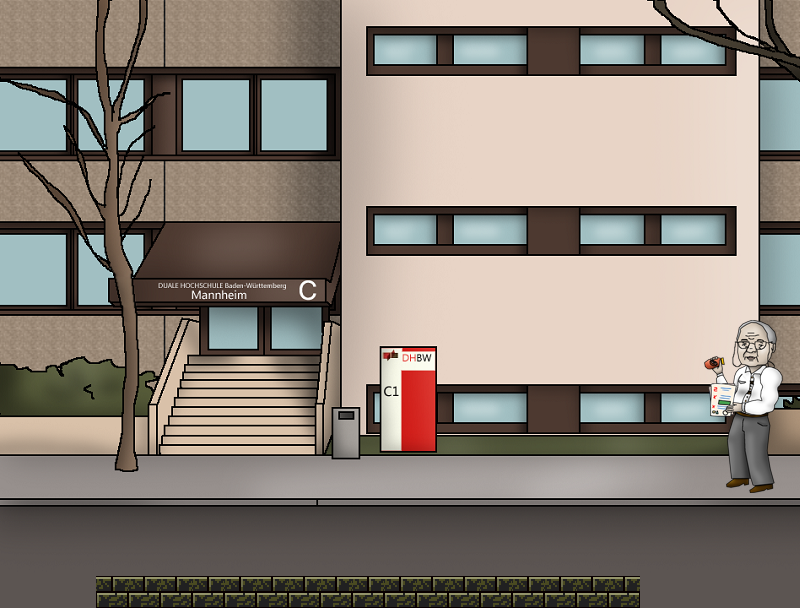

Rendered tile map (Tiled .tmx) drawn with the repository's tilesets; below, a short description and the map source with its tile grids summarised:
An orthogonal 25x19 tile map with 32x32 px tiles, 3 tile layers (Background, BackgroundObjects, Collision), 4 tilesets and 204 objects.

<map version="1.0" orientation="orthogonal" renderorder="right-down" width="25" height="19" tilewidth="32" tileheight="32" nextobjectid="600">
 <tileset firstgid="1" name="objects" tilewidth="32" tileheight="32">
  <image source="../images/tiled_objects.png" width="128" height="288" />
  <tile id="0">
   <properties>
    <property name="Class" value="Player" />
   </properties>
  </tile>
  <tile id="1">
   <properties>
    <property name="Class" value="Warp" />
   </properties>
  </tile>
  <tile id="2">
   <properties>
    <property name="Class" value="InvisibleBlock" />
   </properties>
  </tile>
  <tile id="3">
   <properties>
    <property name="Class" value="PlatformSpike" />
   </properties>
  </tile>
  <tile id="4">
   <properties>
    <property name="Class" value="Spike" />
   </properties>
  </tile>
  <tile id="5">
   <properties>
    <property name="Class" value="Spike" />
    <property name="angle" value="90" />
   </properties>
  </tile>
  <tile id="6">
   <properties>
    <property name="Class" value="Spike" />
    <property name="angle" value="270" />
    <property name="flip" value="x" />
   </properties>
  </tile>
  <tile id="7">
   <properties>
    <property name="Class" value="Spike" />
    <property name="angle" value="180" />
    <property name="flip" value="x" />
   </properties>
  </tile>
  <tile id="8">
   <properties>
    <property name="Class" value="FallingSpike" />
    <property name="speed" value="900" />
   </properties>
  </tile>
  <tile id="9">
   <properties>
    <property name="Class" value="FallingSpike" />
    <property name="angle" value="90" />
    <property name="speed" value="900" />
   </properties>
  </tile>
  <tile id="10">
   <properties>
    <property name="Class" value="FallingSpike" />
    <property name="angle" value="270" />
    <property name="flip" value="x" />
    <property name="speed" value="900" />
   </properties>
  </tile>
  <tile id="11">
   <properties>
    <property name="Class" value="FallingSpike" />
    <property name="angle" value="180" />
    <property name="flip" value="x" />
    <property name="speed" value="900" />
   </properties>
  </tile>
  <tile id="12">
   <properties>
    <property name="Class" value="MovingSpike" />
    <property name="vx" value="300" />
   </properties>
  </tile>
  <tile id="16">
   <properties>
    <property name="Class" value="ShootingSpike" />
    <property name="direction" value="up" />
    <property name="firerate" value="2" />
    <property name="speed" value="100" />
   </properties>
  </tile>
  <tile id="17">
   <properties>
    <property name="Class" value="ShootingSpike" />
    <property name="angle" value="90" />
    <property name="direction" value="right" />
    <property name="firerate" value="2" />
    <property name="speed" value="100" />
   </properties>
  </tile>
  <tile id="18">
   <properties>
    <property name="Class" value="ShootingSpike" />
    <property name="angle" value="270" />
    <property name="direction" value="left" />
    <property name="firerate" value="2" />
    <property name="flip" value="x" />
    <property name="speed" value="100" />
   </properties>
  </tile>
  <tile id="19">
   <properties>
    <property name="Class" value="ShootingSpike" />
    <property name="angle" value="180" />
    <property name="direction" value="down" />
    <property name="firerate" value="2" />
    <property name="flip" value="x" />
    <property name="speed" value="100" />
   </properties>
  </tile>
  <tile id="24">
   <properties>
    <property name="Class" value="Spike" />
    <property name="scale" value="0.5" />
   </properties>
  </tile>
  <tile id="25">
   <properties>
    <property name="Class" value="Spike" />
    <property name="angle" value="90" />
    <property name="scale" value="0.5" />
   </properties>
  </tile>
  <tile id="26">
   <properties>
    <property name="Class" value="Spike" />
    <property name="angle" value="270" />
    <property name="flip" value="x" />
    <property name="scale" value="0.5" />
   </properties>
  </tile>
  <tile id="27">
   <properties>
    <property name="Class" value="Spike" />
    <property name="angle" value="180" />
    <property name="flip" value="x" />
    <property name="scale" value="0.5" />
   </properties>
  </tile>
  <tile id="28">
   <properties>
    <property name="Class" value="ClonePlayer" />
   </properties>
  </tile>
  <tile id="30">
   <properties>
    <property name="Class" value="BossFruit" />
   </properties>
  </tile>
  <tile id="32">
   <properties>
    <property name="Class" value="FakeWarp" />
    <property name="warpX" value="400" />
    <property name="warpY" value="450" />
   </properties>
  </tile>
  <tile id="33">
   <properties>
    <property name="Class" value="FakeFakeWarp" />
    <property name="fakeWarpX" value="400" />
    <property name="fakeWarpY" value="450" />
    <property name="warpX" value="300" />
    <property name="warpY" value="450" />
   </properties>
  </tile>
 </tileset>
 <tileset firstgid="37" name="collisions" tilewidth="32" tileheight="32">
  <image source="../images/tiled_collision.png" width="128" height="224" />
 </tileset>
 <tileset firstgid="65" name="fruit" tilewidth="21" tileheight="24">
  <image source="../images/tiled_fruit.png" width="63" height="24" />
  <tile id="0">
   <properties>
    <property name="Class" value="Fruit" />
   </properties>
  </tile>
  <tile id="1">
   <properties>
    <property name="Class" value="MovingFruit" />
    <property name="speedX" value="0" />
    <property name="speedY" value="0" />
   </properties>
  </tile>
 </tileset>
 <tileset firstgid="68" name="background" tilewidth="32" tileheight="32">
  <image source="../images/tiled_backgrounds.png" width="1600" height="2432" />
 </tileset>
 <layer name="Background" width="25" height="19">
  <properties>
   <property name="boundingBox" value="true" />
   <property name="type" value="0" />
  </properties>
  <data>[475 cells, 475 non-empty, 475 distinct tile ids]</data>
 </layer>
 <layer name="BackgroundObjects" width="25" height="19">
  <properties>
   <property name="type" value="0" />
  </properties>
  <data>[475 cells, 18 non-empty, 18 distinct tile ids]</data>
 </layer>
 <layer name="Collision" width="25" height="19">
  <properties>
   <property name="collision" value="true" />
  </properties>
  <data>[475 cells, 17 non-empty, 1 distinct tile ids]</data>
 </layer>
 <objectgroup name="Sprites">
  <object id="329" gid="1" x="96" y="576" />
  <object id="332" gid="65" x="32" y="56" />
  <object id="333" gid="65" x="32" y="80" />
  <object id="334" gid="65" x="32" y="104" />
  <object id="335" gid="65" x="32" y="128" />
  <object id="336" gid="65" x="32" y="152" />
  <object id="337" gid="65" x="8" y="56" />
  <object id="338" gid="65" x="56" y="56" />
  <object id="339" gid="65" x="88" y="56" />
  <object id="340" gid="65" x="88" y="80" />
  <object id="341" gid="65" x="88" y="104" />
  <object id="342" gid="65" x="88" y="128" />
  <object id="343" gid="65" x="88" y="152" />
  <object id="344" gid="65" x="112" y="104" />
  <object id="345" gid="65" x="136" y="104" />
  <object id="346" gid="65" x="136" y="80" />
  <object id="347" gid="65" x="136" y="56" />
  <object id="348" gid="65" x="136" y="128" />
  <object id="349" gid="65" x="136" y="152" />
  <object id="350" gid="65" x="168" y="152" />
  <object id="351" gid="65" x="176" y="128" />
  <object id="352" gid="65" x="184" y="104" />
  <object id="353" gid="65" x="192" y="80" />
  <object id="354" gid="65" x="204" y="56" />
  <object id="355" gid="65" x="216" y="80" />
  <object id="356" gid="65" x="224" y="104" />
  <object id="357" gid="65" x="232" y="128" />
  <object id="358" gid="65" x="240" y="152" />
  <object id="359" gid="65" x="205" y="112" />
  </objectgroup>
</map>
<!-- 175 of 204 objects omitted -->
